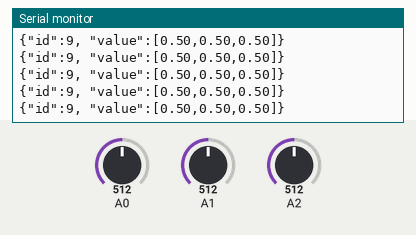
The sketch below on a simulated Arduino Uno, built with avr-gcc and run on an emulated ATmega328P. On the bench: the last lines printed to the serial monitor. Inputs (shaded band) come from the test bench; at power-on: A0 = 512, A1 = 512, A2 = 512.

Above: at 1.2 s.
1.3 s: A0 set to 716
At 2.3 s:
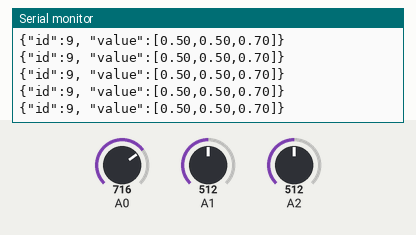
2.8 s: A1 set to 530
At 3.3 s:
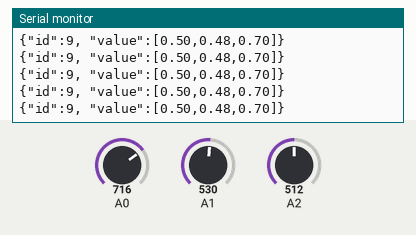
5.8 s: A2 set to 716
At 6.3 s:
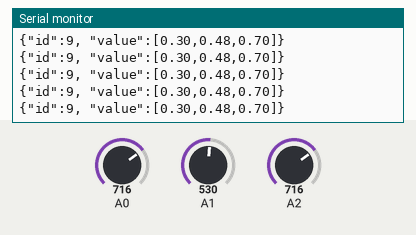
8.8 s: A1 set to 511
At 9.5 s:
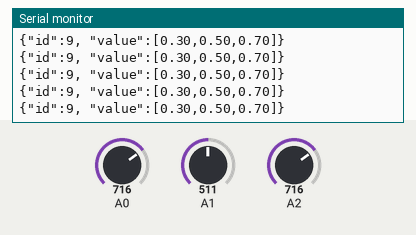
11.8 s: A0 set to 900
At 12.6 s:
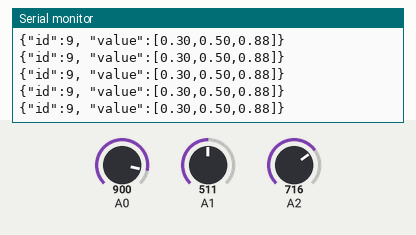
14.8 s: A2 set to 0
At 15.3 s:
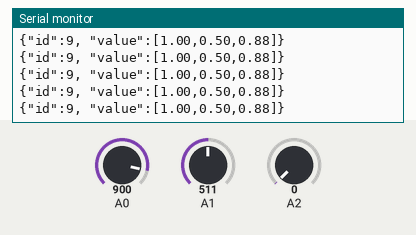
Timing chart, 0 to 17.8 s (numbered marks = the images above; inputs shaded):
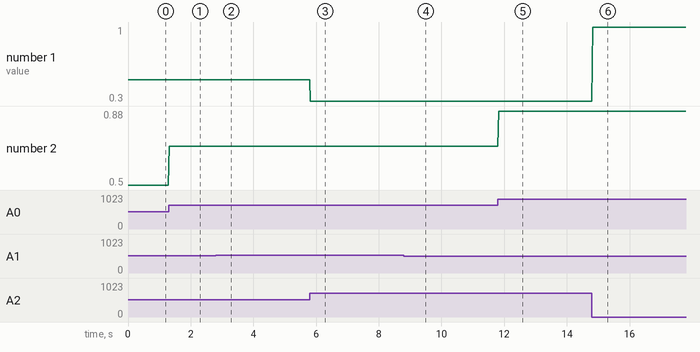

Measured:
- after the input at 1.3 s, the serial monitor: prints a new line at once (image 1)
- after the input at 2.8 s, the serial monitor: prints a new line at once (image 2)
- after the input at 5.8 s, the serial monitor: prints a new line at once (image 3)
- after the input at 8.8 s, the serial monitor: prints a new line at once (image 4)
- after the input at 11.8 s, the serial monitor: prints a new line at once (image 5)
- after the input at 14.8 s, the serial monitor: prints a new line at once (image 6)
- plotted number 1: 0.5 → 0.3 after the input at 5.8 s, 0.3 → 1 after the input at 14.8 s
- plotted number 2: 0.5 → 0.7 after the input at 1.3 s, 0.7 → 0.88 after the input at 11.8 s

The sketch:

kinetic_three_poti_a.ino
```cpp
void setup() {
  Serial.begin(57600);
  while(!Serial);
}

void loop() {
  String str = "{\"id\":9, \"value\":[";
  str += mapFloat(1023 - analogRead(A2),0.,1023.,0.,1.);
  str += ",";
  str += mapFloat(1023 - analogRead(A1),0.,1023.,0.,1.);
  str += ",";
  str += mapFloat(analogRead(A0),0.,1023.,0.,1.);
  str += "]}";
  Serial.println(str);
  delay(20);
}

float mapFloat(float x, float in_min, float in_max, float out_min, float out_max) {
  return (x - in_min) * (out_max - out_min) / (in_max - in_min) + out_min;
}
```
